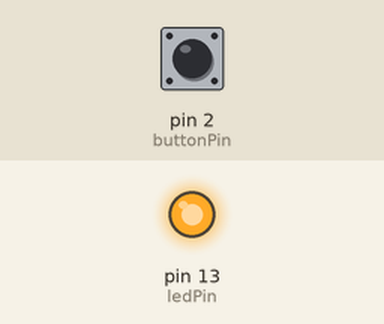
Recording of a sketch running on a simulated Arduino Uno, built with avr-gcc and run on an emulated ATmega328P. Parts: output pins drawn as LEDs (lit = HIGH). Inputs (shaded band) come from the test bench; at power-on: pin 2 (buttonPin) HIGH.

Above: at 1.2 s.
1.3 s: pin 2 (buttonPin) pulled LOW for 0.15 s
At 2.0 s:
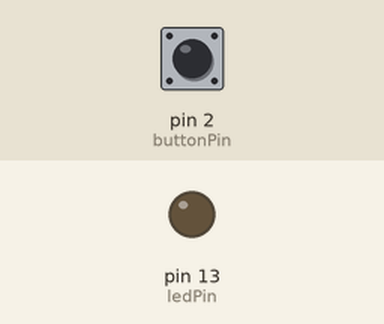
2.9 s: pin 2 (buttonPin) pulled LOW for 1 s
At 4.3 s:
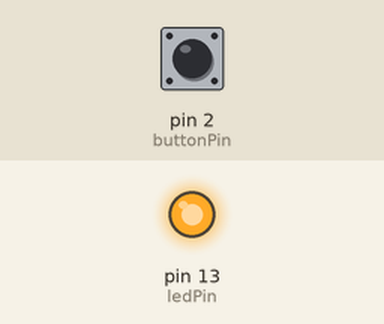
5.4 s: pin 2 (buttonPin) pulled LOW for 3.2 s
At 6.3 s:
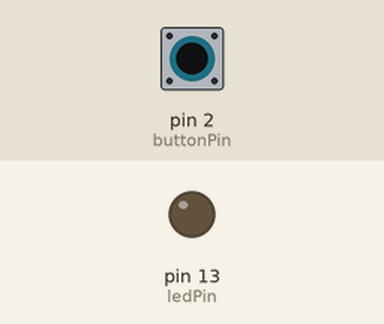
Timing chart, 0 to 8.4 s (numbered marks = the images above; inputs shaded):
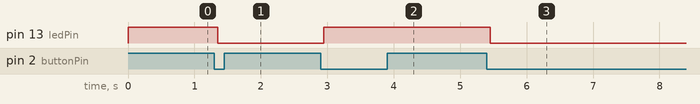

Measured:
- after the input at 1.3 s, pin 13 (ledPin): HIGH → LOW after 0.05 s
- after the input at 2.9 s, pin 13 (ledPin): LOW → HIGH after 0.05 s
- after the input at 5.4 s, pin 13 (ledPin): HIGH → LOW after 0.05 s

The sketch:

Led_cu_intrerupator_ON_OFF.ino
```cpp
const int buttonPin = 2;
const int ledPin = 13;

int ledState = HIGH;
int buttonState = 0;
int lastButtonState = LOW;

unsigned long lastDebounceTime = 0;
unsigned long debounceDelay = 50;

void setup(){

  pinMode(ledPin,OUTPUT);
  pinMode(buttonPin, INPUT_PULLUP);
  digitalWrite(ledPin, ledState);

}

void loop()
{
  int reading = digitalRead(buttonPin);

  if(reading != lastButtonState)
  {
    lastDebounceTime = millis();
  }

  if( (millis() - lastDebounceTime)>debounceDelay)
  {
    if(reading != buttonState) // ca sa schimb starea
    {
      buttonState = reading;
      if(buttonState == LOW)
      {
        ledState = !ledState;
      }
    }
  }

  digitalWrite(ledPin, ledState);
  lastButtonState = reading;
}
```
